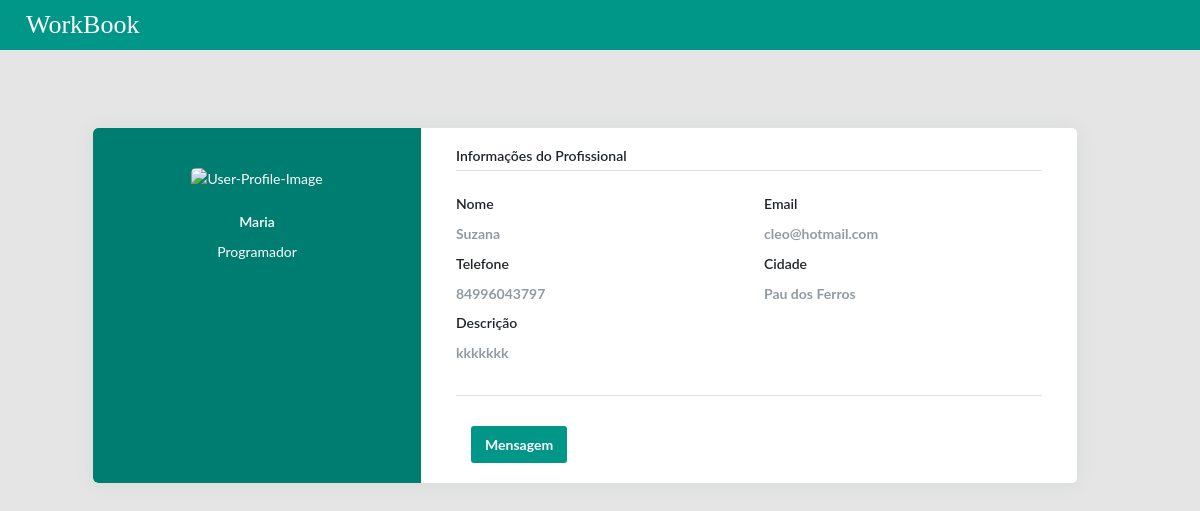
Before: /usuario/perfilProfissional/1 with the older database file.
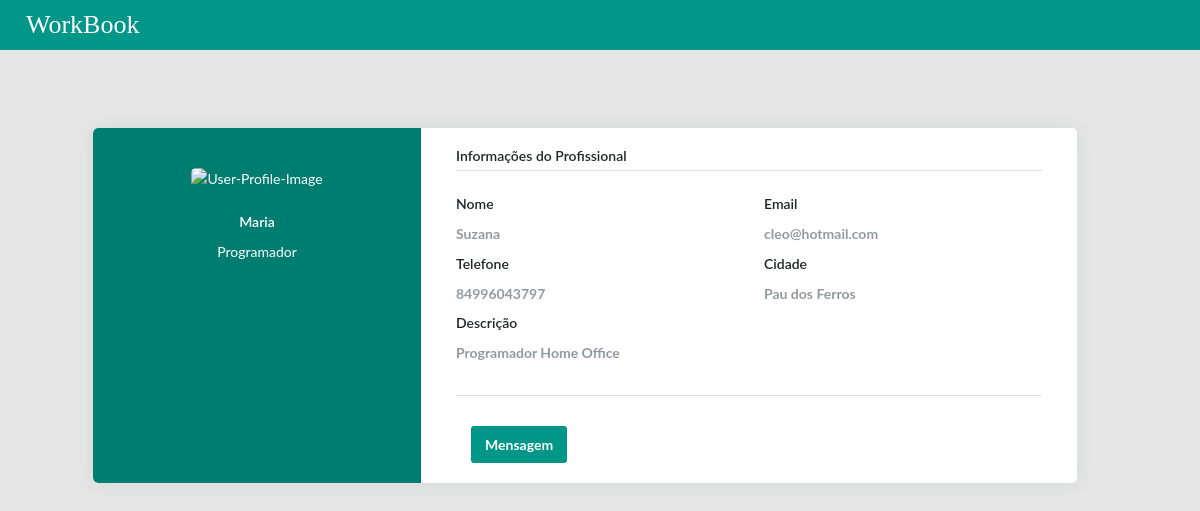
After: the same page with the newer database file.
### usuario/models.py (models this page shows, shortened)
class Usuario(AbstractUser):
    nome = models.CharField('nome', max_length=250)
    email = models.EmailField()
    senha = models.CharField('senha', max_length=250)
    cidade = models.CharField('cidade', max_length=250)
    estado = models.CharField('estado', max_length=250)
    telefone = models.CharField('Telefone', max_length=20)
    perfil = models.OneToOneField(Perfil, on_delete=models.CASCADE, null=True, blank=True)
    is_staff = models.BooleanField(default=1)
    is_superuser = models.BooleanField(default=1)
    is_active = models.BooleanField(default=True)
    LOAN_STATUS = (
        ('profissional', 'Profissional'),
        ('cliente', 'Cliente'),
    )
    status = models.CharField(max_length=15, choices=LOAN_STATUS, blank=True)
    class Meta:
        db_table = 'usuario'

### perfil/models.py (models this page shows, shortened)
class Perfil(models.Model):
    nome = models.CharField('nome',max_length=250)
    categorias = models.ManyToManyField(Categoria)
    decricao = models.CharField('descricao', max_length=2000)
    slogan = models.ImageField(upload_to='fotos/%Y/%m/', blank=True, null=True)
    class Meta:
        db_table = 'perfil'

### usuario/views.py (the view)
# urls.py: path('perfilProfissional/<str:id>', views.PerfilProf, name="Profissional"),
def PerfilProf(request,id):
    try:
        user = Usuario.objects.get(id=id)
        if user.perfil:
            return render(request, 'PerfilProfissional.html', {'ListPerfil': user})
    except Exception as error:
        print(error)
    return render(request, 'PerfilProfissional.html')

### usuario/templates/PerfilProfissional.html (shortened to what this page needs)
{% load static %}
<head>
    <link rel="stylesheet" type="text/css" href="{% static 'css/main.css'%}">
</head>
<header class="app-header__logo"><a class="app-header">&nbsp;&nbsp;&nbsp;&nbsp;WorkBook</a>
</header>
{% block content %}
<main class="app-content-home">
    <div class="page-content page-container" id="page-content">
        {% if ListPerfil is not None %}
            <div class="padding">
                <div class="row container d-flex justify-content-center">
                    <div class="col-xl-12 col-md-12">
                        <div class="card user-card-full">
                            <div class="row m-l-0 m-r-0">
                                <div class="col-sm-4 bg-c-lite-green user-profile">
                                    <div class="card-block text-center text-white">
                                        <div class="m-b-25"><img src="https://img.icons8.com/bubbles/100/000000/user.png"
                                                                 class="img-radius" alt="User-Profile-Image"></div>
                                        <h6 class="f-w-600">{{ ListPerfil.nome }}</h6>
                                        <p>{{ ListPerfil.perfil.nome }}</p>
                                    </div>
                                </div>
                                <div class="col-sm-8">
                                    <div class="card-block">
                                        <h6 class="m-b-20 p-b-5 b-b-default f-w-600">Informações do Profissional</h6>
                                        <div class="row">
                                            <div class="col-sm-6">
                                                <p class="m-b-10 f-w-600">Nome</p>
                                                <h6 class="text-muted f-w-400">{{ ListPerfil.username }}</h6>
                                            </div>
                                            <div class="col-sm-6">
                                                <p class="m-b-10 f-w-600">Email</p>
                                                <h6 class="text-muted f-w-400">{{ ListPerfil.email }}</h6>
                                            </div>
                                            <div class="col-sm-6">
                                                <p class="m-b-10 f-w-600">Telefone</p>
                                                <h6 class="text-muted f-w-400">{{ ListPerfil.telefone }}</h6>
                                            </div>
                                            <div class="col-sm-6">
                                                <p class="m-b-10 f-w-600">Cidade</p>
                                                <h6 class="text-muted f-w-400">{{ ListPerfil.cidade }}</h6>
                                            </div>
                                            <div class="col-sm-6">
                                                <p class="m-b-10 f-w-600">Descrição</p>
                                                <h6 class="text-muted f-w-400">{{ ListPerfil.perfil.decricao }}</h6>
                                            </div>
                                        </div>
                                        <h6 class="m-b-20 m-t-40 p-b-5 b-b-default f-w-600"></h6>
                                        <div class="row">
                                            <div class="col-sm-6">
                                                    <div class="col">
                                                        <a class="btn btn-primary block"
                                                           href="{% url 'enviarMensagem' ListPerfil.id %}">Mensagem</a>
                                            </div>
                                        </div>
                                    </div>
                                </div>
                            </div>
                        </div>
                    </div>
                </div>
            </div>
        {% endif %}
    </div>
</main>
{% endblock %}

Changed rows visible on the page:
changed through a linked row, Usuario "Maria": perfil.decricao "kkkkkkk" → "Programador Home Office"
